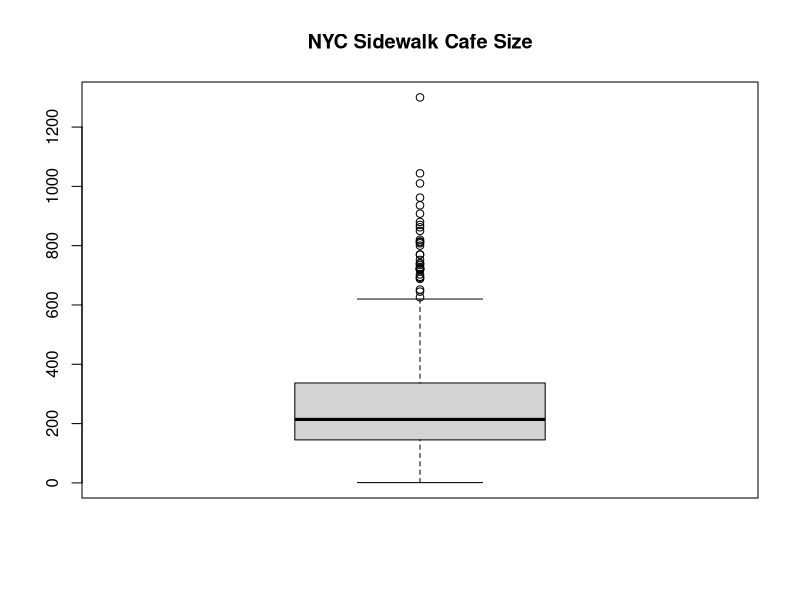

Reproduce this figure in R.
# Import sidewalk dataset
sidewalk <- read.csv("Sidewalk_Cafes.csv", header=T, sep=",")

#Check class
class(sidewalk)

#mean of square footage
mean(sidewalk$Lic.Area.Sq.Ft, na.rm='TRUE')

#boxplot of the NYC slidewalk cafe size
boxplot(sidewalk$Lic.Area.Sq.Ft, main="NYC Sidewalk Cafe Size")